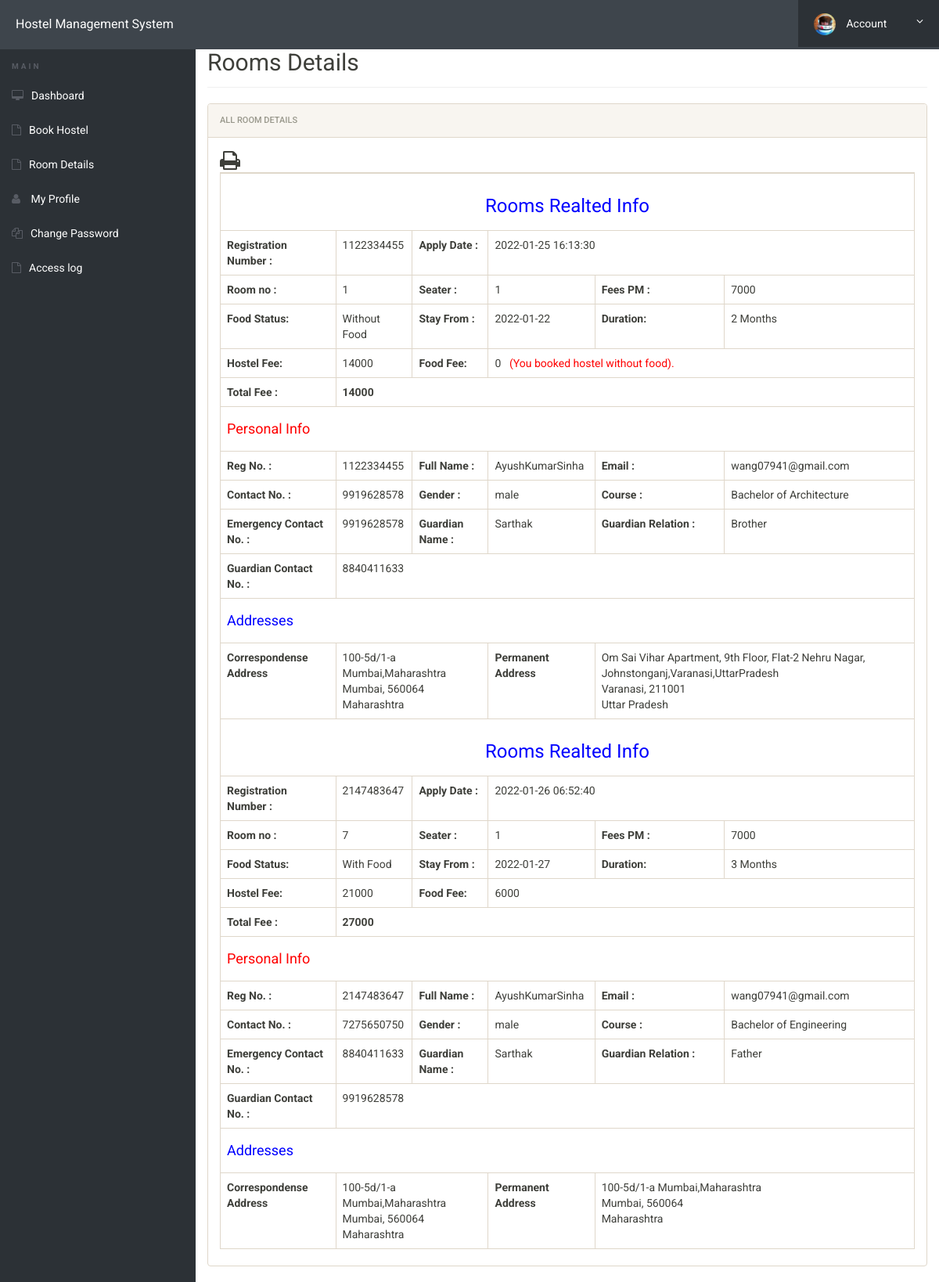
Page /hostel/room-details.php (signed in) on the committed database.
### tables this page shows
CREATE TABLE `registration` (
  `id` int(11) NOT NULL,
  `roomno` int(11) DEFAULT NULL,
  `seater` int(11) NOT NULL,
  `feespm` int(11) DEFAULT NULL,
  `foodstatus` int(11) DEFAULT NULL,
  `stayfrom` date DEFAULT NULL,
  `duration` int(11) DEFAULT NULL,
  `course` varchar(500) NOT NULL,
  `regno` int(11) NOT NULL,
  `firstName` varchar(500) NOT NULL,
  `middleName` varchar(500) DEFAULT NULL,
  `lastName` varchar(500) DEFAULT NULL,
  `gender` varchar(250) NOT NULL,
  `contactno` bigint(11) DEFAULT NULL,
  `emailid` varchar(500) DEFAULT NULL,
  `egycontactno` bigint(11) DEFAULT NULL,
  `guardianName` varchar(500) DEFAULT NULL,
  `guardianRelation` varchar(500) DEFAULT NULL,
  `guardianContactno` bigint(11) DEFAULT NULL,
  `corresAddress` varchar(500) DEFAULT NULL,
  `corresCIty` varchar(500) DEFAULT NULL,
  `corresState` varchar(500) DEFAULT NULL,
  `corresPincode` int(11) NOT NULL,
  `pmntAddress` varchar(500) DEFAULT NULL,
  `pmntCity` varchar(500) DEFAULT NULL,
  `pmnatetState` varchar(500) DEFAULT NULL,
  `pmntPincode` int(11) DEFAULT NULL,
  `postingDate` timestamp NULL DEFAULT current_timestamp(),
  `updationDate` varchar(500) DEFAULT NULL
);

### hostel/room-details.php (the view, shortened to what this page needs)
<?php
include('includes/config.php');
?>
<!doctype html>
<html lang="en" class="no-js">
<head>
	<link rel="stylesheet" href="css/font-awesome.min.css">
	<link rel="stylesheet" href="css/bootstrap.min.css">
	<link rel="stylesheet" href="css/dataTables.bootstrap.min.css">
	<link rel="stylesheet" href="css/bootstrap-social.css">
	<link rel="stylesheet" href="css/bootstrap-select.css">
	<link rel="stylesheet" href="css/fileinput.min.css">
	<link rel="stylesheet" href="css/awesome-bootstrap-checkbox.css">
	<link rel="stylesheet" href="css/style.css">
	<link rel="stylesheet" href="css/font-awesome.min.css">
</head>
<body>
	<?php include('includes/header.php');?>
	<div class="ts-main-content">
			<?php include('includes/sidebar.php');?>
		<div class="content-wrapper">
			<div class="container-fluid">
				<div class="row" id="print">
					<div class="col-md-12">
						<h2 class="page-title" style="margin-top:3%">Rooms Details</h2>
						<div class="panel panel-default">
							<div class="panel-heading">All Room Details</div>
							<div class="panel-body">
			<table id="zctb" class="table table-bordered " cellspacing="0" width="100%" ;border="1">
						 <span style="float:left" ><i class="fa fa-print fa-2x" aria-hidden="true" OnClick="CallPrint(this.value)" style="cursor:pointer" title="Print the Report"></i></span>
									<tbody>
<?php
$aid=$_SESSION['login'];
	$ret="select * from registration where (emailid=? || regno	=?)";
$stmt= $mysqli->prepare($ret) ;
$stmt->bind_param('ss',$aid,$aid);
$stmt->execute() ;
$res=$stmt->get_result();
while($row=$res->fetch_object())
	  {
	  	?>
<tr>
<td colspan="6" style="text-align:center; color:blue"><h3>Rooms Realted Info</h3></td>
</tr>
<tr>
	<th>Registration Number :</th>
<td><?php echo $row->regno;?></td>
<th>Apply Date :</th>
<td colspan="3"><?php echo $row->postingDate;?></td>
</tr>
<tr>
<td><b>Room no :</b></td>
<td><?php echo $row->roomno;?></td>
<td><b>Seater :</b></td>
<td><?php echo $row->seater;?></td>
<td><b>Fees PM :</b></td>
<td><?php echo $fpm=$row->feespm;?></td>
</tr>
<tr>
<td><b>Food Status:</b></td>
<td>
<?php if($row->foodstatus==0)
{
echo "Without Food";
}
else
{
echo "With Food";
}
;?></td>
<td><b>Stay From :</b></td>
<td><?php echo $row->stayfrom;?></td>
<td><b>Duration:</b></td>
<td><?php echo $dr=$row->duration;?> Months</td>
</tr>
<tr><th>Hostel Fee:</th>
<td><?php echo $hf=$dr*$fpm?></td>
<th>Food Fee:</th>
<td colspan="3"><?php
if($row->foodstatus==1)
{
echo $ff=(2000*$dr);
} else {
echo $ff=0;
echo "<span style='padding-left:2%; color:red;'>(You booked hostel without food).<span>";
}?></td>
</tr>
<tr>
<th>Total Fee :</th>
<th colspan="5"><?php echo $hf+$ff;?></th>
</tr>
<tr>
<td colspan="6" style="color:red"><h4>Personal Info</h4></td>
</tr>
<tr>
<td><b>Reg No. :</b></td>
<td><?php echo $row->regno;?></td>
<td><b>Full Name :</b></td>
<td><?php echo $row->firstName;?><?php echo $row->middleName;?><?php echo $row->lastName;?></td>
<td><b>Email :</b></td>
<td><?php echo $row->emailid;?></td>
</tr>
<tr>
<td><b>Contact No. :</b></td>
<td><?php echo $row->contactno;?></td>
<td><b>Gender :</b></td>
<td><?php echo $row->gender;?></td>
<td><b>Course :</b></td>
<td><?php echo $row->course;?></td>
</tr>
<tr>
<td><b>Emergency Contact No. :</b></td>
<td><?php echo $row->egycontactno;?></td>
<td><b>Guardian Name :</b></td>
<td><?php echo $row->guardianName;?></td>
<td><b>Guardian Relation :</b></td>
<td><?php echo $row->guardianRelation;?></td>
</tr>
<tr>
<td><b>Guardian Contact No. :</b></td>
<td colspan="6"><?php echo $row->guardianContactno;?></td>
</tr>
<tr>
<td colspan="6" style="color:blue"><h4>Addresses</h4></td>
</tr>
<tr>
<td><b>Correspondense Address</b></td>
<td colspan="2">
<?php echo $row->corresAddress;?><br />
<?php echo $row->corresCIty;?>, <?php echo $row->corresPincode;?><br />
<?php echo $row->corresState;?>
</td>
<td><b>Permanent Address</b></td>
<td colspan="2">
<?php echo $row->pmntAddress;?><br />
<?php echo $row->pmntCity;?>, <?php echo $row->pmntPincode;?><br />
<?php echo $row->pmnatetState;?>
</td>
</tr>
<?php
} ?>
</tbody>
</table>
</div>
</div>
</div>
</div>
</div>
</div>
</div>
</body>
</html>

### hostel/css/style.css (style rules this page uses)
html { font-size: 14px; }
@media only screen and (min-width: 480px) { html { font-size: 17px; } }
@media only screen and (min-width: 768px) { html { font-size: 14px; } }
body { font-size: 1em; }
.panel { overflow: hidden; }
.page-title { padding-bottom: 15px; margin-bottom: 20px; border-bottom: 1px solid #f0f0f0; }
.ts-main-content .content-wrapper { padding-top: 15px; margin-top: 20px; }
@media only screen and (min-width: 992px) { .ts-main-content .content-wrapper { margin-left: 250px; } }

### rows in the picture
registration: regno "1122334455", postingDate "2022-01-25 16:13:30", roomno "1", seater "1", feespm "7000", shows "Without Food", stayfrom "2022-01-22", duration "2", $hf=$dr*$fpm "14000", $hf+$ff "14000", firstName "Ayush", middleName "Kumar", lastName "Sinha", emailid "wang07941@gmail.com", contactno "9919628578", gender "male", course "Bachelor of Architecture", egycontactno "9919628578", guardianName "Sarthak", guardianRelation "Brother", guardianContactno "8840411633", corresAddress "100-5d/1-a Mumbai,Maharashtra", corresCIty "Mumbai", corresPincode "560064", corresState "Maharashtra", pmntAddress "Om Sai Vihar Apartment, 9th Floor, Flat-2 Nehru Nagar, Johnstonganj,Varanasi,UttarPradesh", pmntCity "Varanasi", pmntPincode "211001", pmnatetState "Uttar Pradesh"
registration: regno "2147483647", postingDate "2022-01-26 06:52:40", roomno "7", seater "1", feespm "7000", foodstatus "With Food", stayfrom "2022-01-27", duration "3", $hf=$dr*$fpm "21000", $ff=(2000*$dr) "6000", $hf+$ff "27000", firstName "Ayush", middleName "Kumar", lastName "Sinha", emailid "wang07941@gmail.com", contactno "7275650750", gender "male", course "Bachelor of Engineering", egycontactno "8840411633", guardianName "Sarthak", guardianRelation "Father", guardianContactno "9919628578", corresAddress "100-5d/1-a Mumbai,Maharashtra", corresCIty "Mumbai", corresPincode "560064", corresState "Maharashtra", pmntAddress "100-5d/1-a Mumbai,Maharashtra", pmntCity "Mumbai", pmntPincode "560064", pmnatetState "Maharashtra"
